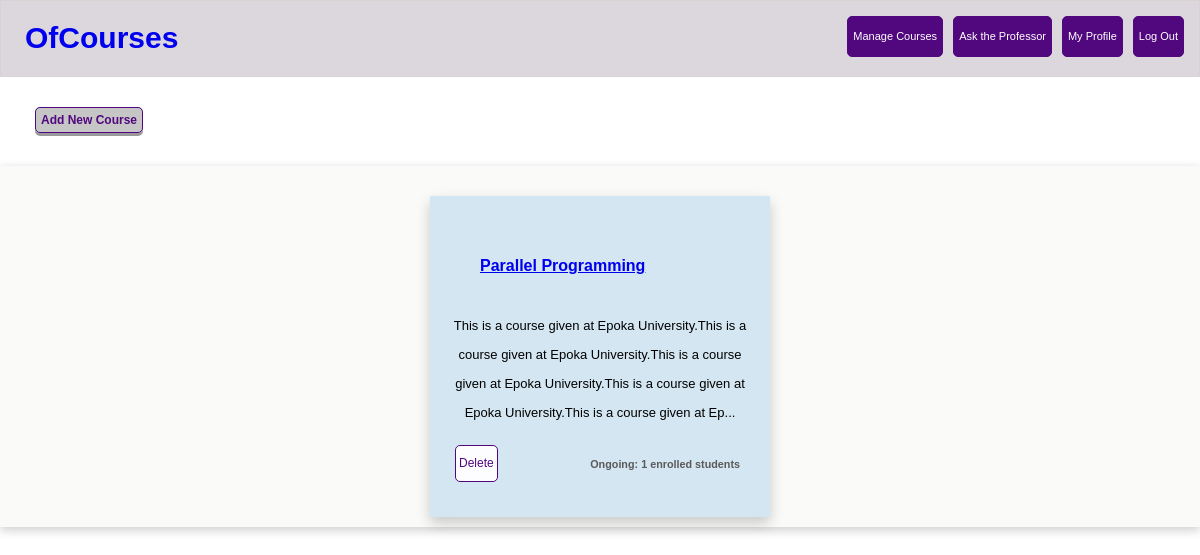
Screenshot of /Professor/manageCourses.php (signed in) with the database file from the repository.
### tables this page shows
CREATE TABLE `course` (
  `id` int(11) NOT NULL,
  `name` text NOT NULL,
  `description` text NOT NULL,
  `professorEmail` varchar(100) NOT NULL,
  `startDate` date NOT NULL,
  `endDate` date NOT NULL,
  `verified` int(11) DEFAULT NULL
);

### Model/course.php (called while the page is built, shortened)
<?php
    class Course{
        public function __construct(){
            include("../Utility/db_connection.php");
            $this -> dbh = $conn;
        }
        public function getEnrolledNumber($id){
            $stmt = $this -> dbh -> prepare("SELECT count(*) result from course c,registered r where r.courseId = c.id and c.id=?");
            $stmt -> execute([$id]);
            $courses = $stmt -> fetch();
            return $courses["result"];
        }
        public function getProfessorCourses($email){
            $stmt = $this -> dbh -> prepare("SELECT count(*) result from course where professorEmail=?");
            $stmt -> execute([$email]);
            $count = $stmt -> fetch();
            $stmt = $this -> dbh -> prepare("SELECT * ,CASE when startDate > CURDATE() then 'Upcoming' when endDate > CURDATE() then 'Completed' ELSE 'Ongoing' END status  from course where professorEmail=?");
            $stmt -> execute([$email]);
            $courses = $stmt -> fetchAll();
            return $courses;
        }
    }
?>

### Controller/getProfessorCourses.php (the view)
<?php
        include("../Model/course.php");
        $courseRepository = new Course();
        $myCourses = $courseRepository->getProfessorCourses($_SESSION["email"]);
        if(count($myCourses)>0){
          echo "<div class='flex-container'>";
          foreach($myCourses as $course){
            if(strlen($course["description"])>200){
              $course["description"] = substr($course["description"],0,200)."...";
            }
            $cnt = $courseRepository->getEnrolledNumber($course["id"]);
            echo "<div class='border' id='oop' style='width: 300px;'>".
                "<h4><a href='../Utility/viewCourse.php?courseId={$course["id"]}' class='stretched-link'>{$course['name']}</a></h4>".
                "<p> {$course['description']} </p>".
                "<a class='btnExtra' href='../Controller/deleteCourse.php?id={$course['id']}'>Delete</a>".
                "<h5> {$course['status']}: {$cnt} enrolled students </h5>".
              "</div>";
          }
          echo "</div>";
        }
?>

### css/profCoursesStyle.css (style rules this page uses)
body { margin: 0; padding: 0; font-family: sans-serif; line-height: 1.8em; color: #5a5c5a; }
.btnExtra { background-color: rgb(253, 252, 254); border: 1px solid #51087E; color: #51087E; padding: 3px 3px; text-align: center; text-decoration: none; font-size: 12px; float: left; margin-left: 20px; margin:5px; border-radius: 5px; }
p { text-align: center; }
h5 { text-align: right; padding-top: 5px; padding-right: 10px; color:rgb(91, 90, 91) }
h4 { padding-top: 15px; color:#51087E; padding-left: 30px; font-size: 16px; padding-bottom: 10px; }
.flex-container { box-shadow: 0 3px 10px rgb(0 0 0 / 0.2); padding-top: 20px; justify-content: center; display: flex; flex-direction: row; flex-wrap: wrap; background-color: rgb(250, 250, 248); margin-top: 0px; }
.flex-container > div { box-shadow: 0 6px 13px rgb(0 0 0 / 0.2); margin: 10px; padding: 20px; font-size: 13px; color: black; }
.flex-container > div#oop, div#wdd, div#md, div#cp { background-color: #D4E6F1; }

### rows the page displays
course: name "Parallel Programming", description "This is a course given at Epoka University.This is a course given at Epoka University.This is a course given at Epoka University.This is a course given at Epoka University.This is a course given at Ep...", status "Ongoing", cnt "1"
